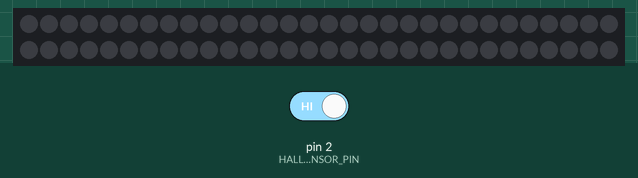
Bench run of a sketch on a simulated Arduino Uno, built with avr-gcc and run on an emulated ATmega328P. Parts: 60 RGB LEDs in strip order, left to right, continuing on the next row. Inputs (shaded band) come from the test bench; at power-on: pin 2 (HALL_SENSOR_PIN) HIGH.

Above: at 1.2 s.
1.3 s: pin 2 (HALL_SENSOR_PIN) driven LOW
At 1.79 s:
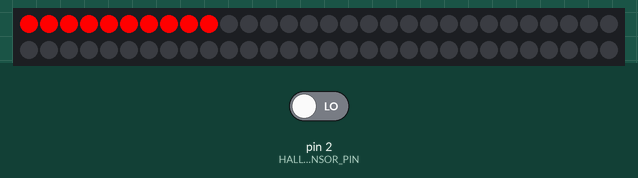
2.9 s: pin 2 (HALL_SENSOR_PIN) driven HIGH
At 3.4 s:
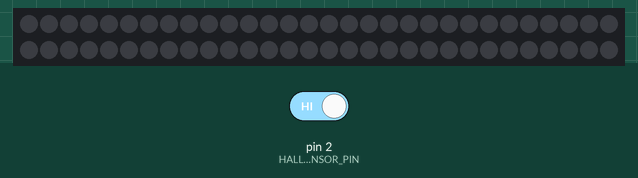
4.4 s: pin 2 (HALL_SENSOR_PIN) driven LOW
At 7.51 s:
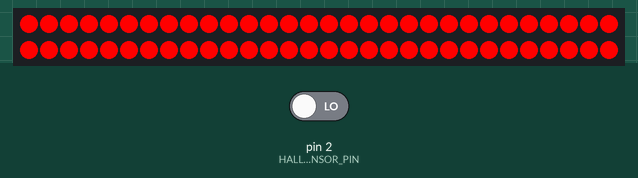

Measured:
- after the input at 1.3 s, the LEDs: first change at once (image 1 shows a later state)
- after the input at 2.9 s, the LEDs: change at once (image 2)
- after the input at 4.4 s, the LEDs: first change at once (image 3 shows a later state)

The sketch:

gift.ino
```cpp
#include <Adafruit_NeoPixel.h>

#define HALL_SENSOR_PIN 2
#define LED_PIN 4
#define NUM_LEDS 60  // 根據您的 WS2812 燈條的 LED 數量進行調整

Adafruit_NeoPixel strip = Adafruit_NeoPixel(NUM_LEDS, LED_PIN, NEO_GRB + NEO_KHZ800);

void setup() {
  pinMode(HALL_SENSOR_PIN, INPUT);
  strip.begin();
  strip.show();  // 初始化所有像素關閉
}

void loop() {
  int hallSensorValue = digitalRead(HALL_SENSOR_PIN);

  if (hallSensorValue == LOW) {  // 當磁鐵靠近時，霍爾效應傳感器輸出低電平
    for (int i = 0; i < 256; i+=50) {
        for(int k = 0; k < NUM_LEDS; k++) {
            if(digitalRead(HALL_SENSOR_PIN)){
                break;
            }
            strip.setPixelColor(k, strip.Color(255 - i, i , 0));  // 亮起紅色燈
            strip.show();
            delay(50);
        }
        if(digitalRead(HALL_SENSOR_PIN)){
                break;
            }


    }

    for(int i = 0; i < 256; i+=50) {
        for(int k = 0; k < NUM_LEDS; k++) {
            strip.setPixelColor(k, strip.Color(0, 255 - i , i));  // 亮起綠色燈
            if(digitalRead(HALL_SENSOR_PIN)){
                break;
            }
            strip.show();
            delay(50);  // 加一點延遲來顯示顏色變化
        }
        if(digitalRead(HALL_SENSOR_PIN)){
                break;
            }
    }
    for(int i = 0; i < 256; i+=50) {
        for(int k = 0; k < NUM_LEDS; k++) {
            strip.setPixelColor(k, strip.Color(i, 0 , 255 - i));  // 亮起藍色燈
            if(digitalRead(HALL_SENSOR_PIN)){
                break;
            }
            strip.show();
            delay(50);  // 加一點延遲來顯示顏色變化
        }
        if(digitalRead(HALL_SENSOR_PIN)){
                break;
            }

    }

    hallSensorValue = digitalRead(HALL_SENSOR_PIN);  // 更新霍爾效應傳感器的狀態
  }

  // 磁鐵離開時關閉所有燈
  for (int i = 0; i < NUM_LEDS; i++) {
    strip.setPixelColor(i, strip.Color(0, 0, 0));  // 關閉所有燈
  }
  strip.show();
  delay(10);  // 加一點延遲避免頻繁刷新
}
```
